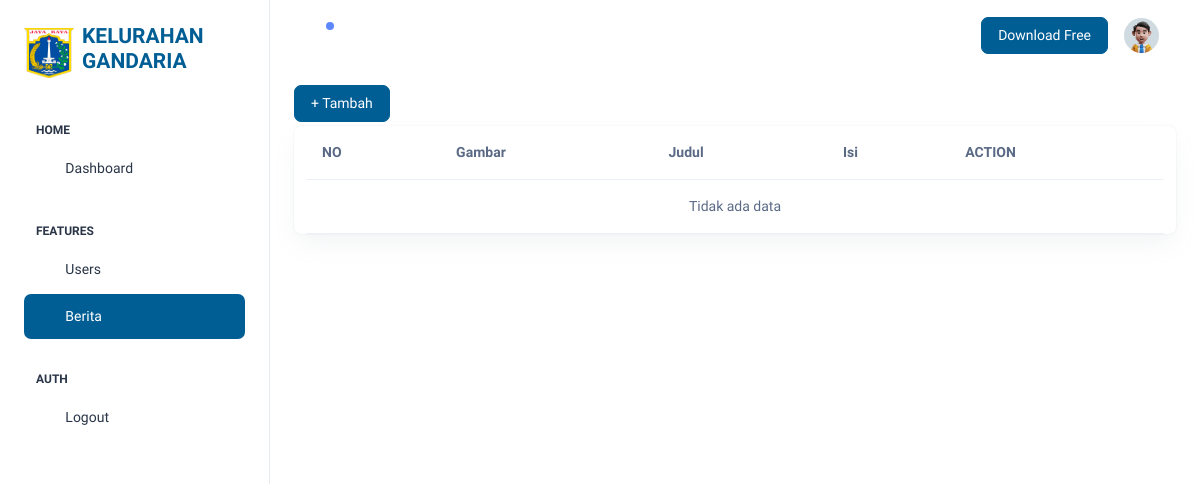
The app's page /admin/berita.php (signed in), older data.
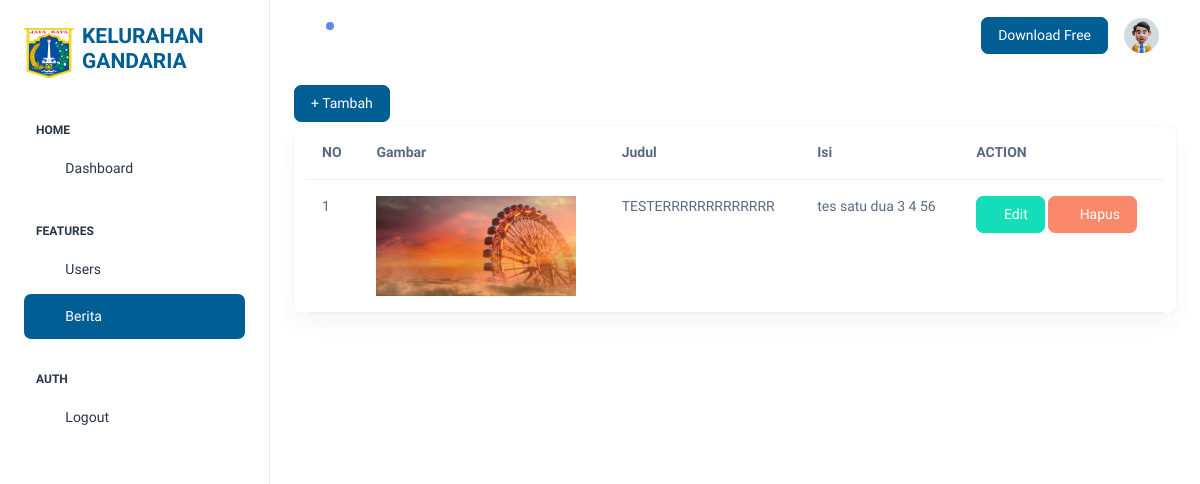
The same page, newer data.
### tables this page shows
CREATE TABLE `berita` (
  `id` int(11) NOT NULL,
  `judul` varchar(255) NOT NULL,
  `author` varchar(10) NOT NULL,
  `gambar` varchar(255) NOT NULL,
  `isi` text NOT NULL,
  `created_at` timestamp NOT NULL DEFAULT current_timestamp() ON UPDATE current_timestamp()
);

### admin/berita.php (the view, shortened to what this page needs)
<?php
require './../config/authFunction.php';
$query = "SELECT * FROM berita";
$getAllBerita = mysqli_query($conn, $query);
?>
<!doctype html>
<html lang="en">
<head>
    <link rel="stylesheet" href="assets/css/styles.min.css" />
</head>
<body>
    <div class="page-wrapper" id="main-wrapper" data-layout="vertical" data-navbarbg="skin6" data-sidebartype="full"
        data-sidebar-position="fixed" data-header-position="fixed">
        <?php require './component/sidebar.php'; ?>
        <div class="body-wrapper">
            <?php require './component/header.php'; ?>
            <div class="container-fluid">
                <a href="tambahBerita.php" class="btn btn-primary mb-1">+ Tambah</a>
                <div class="card">
                    <section class="intro">
                        <div class="gradient-custom-1 h-100">
                            <div class="mask d-flex align-items-center h-100">
                                <div class="container-fluid">
                                    <div class="row justify-content-center">
                                        <div class="col-12">
                                            <div class="table-responsive bg-white">
                                                <table class="table mb-0">
                                                    <thead>
                                                        <tr>
                                                            <th scope="col">NO</th>
                                                            <th scope="col">Gambar</th>
                                                            <th scope="col">Judul</th>
                                                            <th scope="col">Isi</th>
                                                            <th scope="col">ACTION</th>
                                                        </tr>
                                                    </thead>
                                                    <tbody>
                                                        <?php if (mysqli_num_rows($getAllBerita) > 0): ?>
                                                            <?php
                                                            $no = 1;
                                                            foreach ($getAllBerita as $berita):
                                                                ?>
                                                                <tr>
                                                                    <td>
                                                                        <?= $no++ ?>
                                                                    </td>
                                                                    <th scope="row" style="color: #666666;">
                                                                        <img src="./../image/berita/<?= $berita['gambar'] ?>"
                                                                            alt="" style="width: 200px; height: 100px;">
                                                                    </th>
                                                                    <td>
                                                                        <?= $berita['judul'] ?>
                                                                    </td>
                                                                    <td>
                                                                        <?= $berita['isi'] ?>
                                                                    </td>
                                                                    <td>
                                                                        <a href="./editBerita.php?id=<?= $berita['id'] ?>"
                                                                            class="btn btn-success"><i
                                                                                class="ti ti-pencil"></i>Edit</a>
                                                                        <a href="./process/deleteBerita.php?id=<?= $berita['id'] ?>"
                                                                            onclick="return confirm('Yakin Hapus User ini?')"
                                                                            class="btn btn-danger"><i class="ti ti-trash"></i>
                                                                            Hapus</a>
                                                                    </td>
                                                                </tr>
                                                            <?php endforeach; ?>
                                                        <?php else: ?>
                                                            <tr>
                                                                <td colspan="5" class="text-center">Tidak ada data</td>
                                                            </tr>
                                                        <?php endif; ?>
                                                    </tbody>
                                                </table>
                                            </div>
                                        </div>
                                    </div>
                                </div>
                            </div>
                        </div>
                    </section>
                </div>
            </div>
        </div>
</body>
</html>

### admin/component/sidebar.php (shortened to what this page needs)
<aside class="left-sidebar">
    <div>
        <div class="brand-logo d-flex align-items-center justify-content-between">
            <div class="d-flex gap-2 justify-content-center mb-2 align-items-center mt-4">
                <a href="./dashboard.php"><img src="../assets/img/jakarta-logo.png" alt="" width="50" height="50"></a>
                <h4 class="fw-bolder" style="color: #005e95;">KELURAHAN GANDARIA</h4>
            </div>
        </div>
        <nav class="sidebar-nav scroll-sidebar" data-simplebar="">
            <ul id="sidebarnav">
                <li class="nav-small-cap">
                    <span class="hide-menu">Home</span>
                </li>
                <li class="sidebar-item">
                    <a class="sidebar-link <?php $_SERVER['REQUEST_URI'] === $_SERVER['REQUEST_URI'] ? 'active' : '' ?>"
                        href="./dashboard.php" aria-expanded="false">
                        <span>
                            <i class="ti ti-layout-dashboard"></i>
                        </span>
                        <span class="hide-menu">Dashboard</span>
                    </a>
                </li>
                <li class="nav-small-cap">
                    <span class="hide-menu">FEATURES</span>
                </li>
                <li class="sidebar-item">
                    <a class="sidebar-link <?php $_SERVER['REQUEST_URI'] === $_SERVER['REQUEST_URI'] ? 'active' : '' ?>"
                        href="./users.php" aria-expanded="false">
                        <span>
                            <i class="ti ti-users"></i>
                        </span>
                        <span class="hide-menu">Users</span>
                    </a>
                </li>
                <li class="sidebar-item">
                    <a class="sidebar-link <?php $_SERVER['REQUEST_URI'] === $_SERVER['REQUEST_URI'] ? 'active' : '' ?>"
                        href="./berita.php" aria-expanded="false">
                        <span>
                            <i class="ti ti-news"></i>
                        </span>
                        <span class="hide-menu">Berita</span>
                    </a>
                </li>
                <li class="nav-small-cap">
                    <span class="hide-menu">AUTH</span>
                </li>
                <li class="sidebar-item">
                    <a class="sidebar-link" href="../logout.php" aria-expanded="false">
                        <span>
                            <i class="ti ti-login"></i>
                        </span>
                        <span class="hide-menu">Logout</span>
                    </a>
                </li>
            </ul>
        </nav>
    </div>
</aside>

### admin/component/header.php (shortened to what this page needs)
<header class="app-header">
    <nav class="navbar navbar-expand-lg navbar-light">
        <ul class="navbar-nav">
            <li class="nav-item">
                <a class="nav-link nav-icon-hover" href="javascript:void(0)">
                    <i class="ti ti-bell-ringing"></i>
                    <div class="notification bg-primary rounded-circle"></div>
                </a>
            </li>
        </ul>
        <div class="navbar-collapse justify-content-end px-0" id="navbarNav">
            <ul class="navbar-nav flex-row ms-auto align-items-center justify-content-end">
                <a href="https://adminmart.com/product/modernize-free-bootstrap-admin-dashboard/" target="_blank"
                    class="btn btn-primary">Download Free</a>
                <li class="nav-item dropdown">
                    <a class="nav-link nav-icon-hover" href="javascript:void(0)" id="drop2" data-bs-toggle="dropdown"
                        aria-expanded="false">
                        <img src="assets/images/profile/user-1.jpg" alt="" width="35" height="35"
                            class="rounded-circle">
                    </a>
                </li>
            </ul>
        </div>
    </nav>
</header>

Row changes from the older to the newer data that the page shows:
added berita: gambar (picture), judul "TESTERRRRRRRRRRRRR", isi "tes satu dua 3 4 56"
Text that changed along with them:
text no longer shown: "Tidak ada data"
